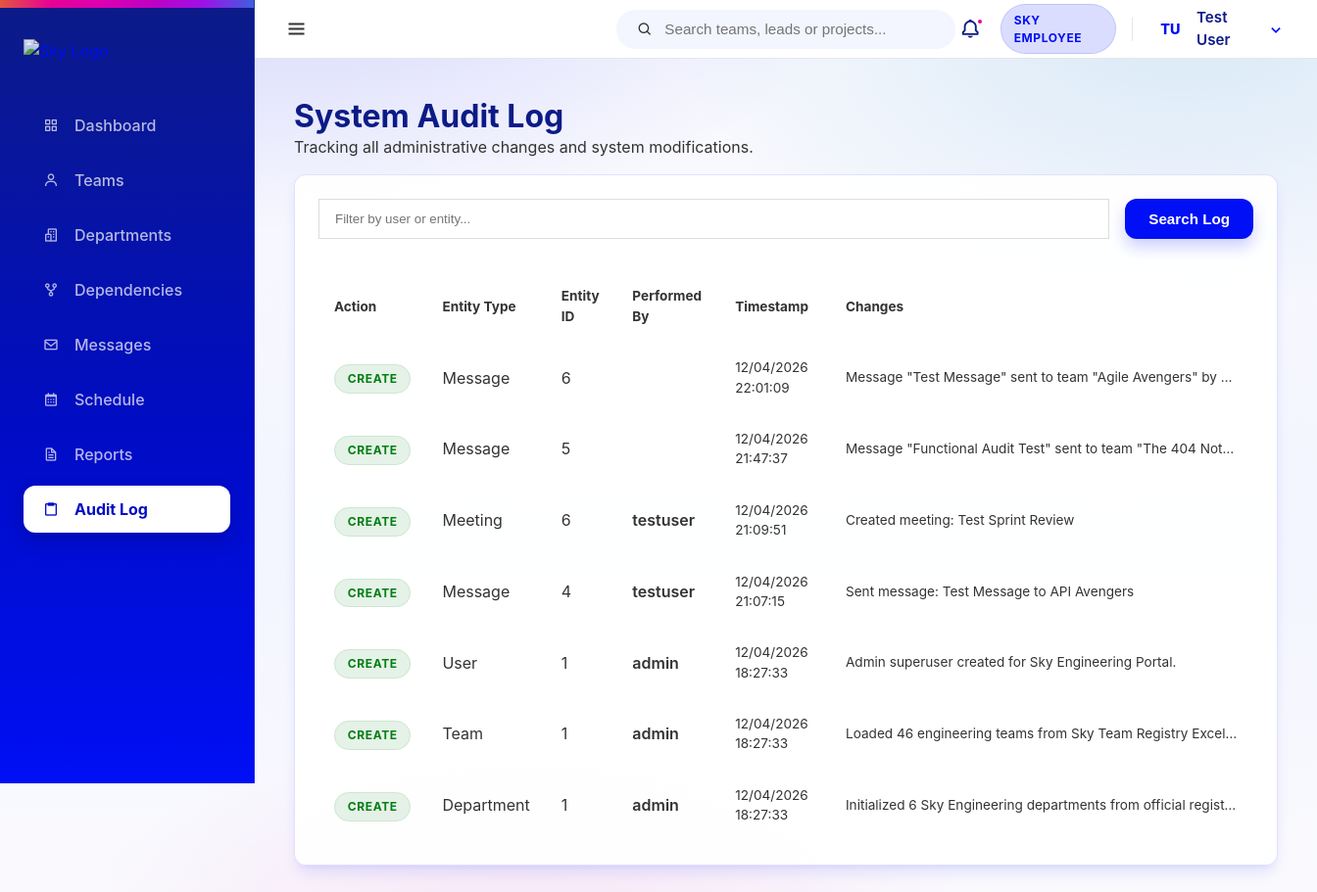
Page /dashboard/audit/ (signed in) on the committed database.
### core/models.py (models this page shows, shortened)
class User(AbstractUser):
    class Meta:
        verbose_name = 'User'
        verbose_name_plural = 'Users'

class AuditLog(models.Model):
    audit_id = models.AutoField(primary_key=True)
    actor_user = models.ForeignKey(User, on_delete=models.SET_NULL, null=True, blank=True, related_name='audit_actions')
    ACTION_CHOICES = [
        ('CREATE', 'Create'),
        ('UPDATE', 'Update'),
        ('DELETE', 'Delete'),
    ]
    action_type = models.CharField(max_length=10, choices=ACTION_CHOICES)
    entity_type = models.CharField(max_length=50) # Team/Department/User etc.
    entity_id = models.IntegerField()
    action_changed_at = models.DateTimeField(auto_now_add=True)
    change_summary = models.TextField()

### core/views.py (the view)
# urls.py: path('audit/', views.audit_log, name='audit_log'),
@login_required
def audit_log(request):
    logs = AuditLog.objects.all().order_by('-action_changed_at')
    return render(request, 'audit_log.html', {'logs': logs})

### templates/audit_log.html (shortened to what this page needs)
{% extends 'base.html' %}
{% block content %}
<div class="header mb-2">
    <h1>System Audit Log</h1>
    <p class="text-muted">Tracking all administrative changes and system modifications.</p>
</div>
<div class="card">
    <div style="margin-bottom: 2rem; display: flex; gap: 1rem;">
        <input type="text" placeholder="Filter by user or entity..." style="padding: 0.75rem 1rem; border-radius: var(--border-radius); border: 1px solid #ddd; flex: 1;">
        <button class="btn btn-primary">Search Log</button>
    </div>
    <table style="width: 100%; border-collapse: collapse;">
        <thead>
            <tr style="text-align: left; border-bottom: 2px solid var(--surface-strong); color: var(--text-muted); font-size: 0.85rem;">
                <th style="padding: 1rem;">Action</th>
                <th style="padding: 1rem;">Entity Type</th>
                <th style="padding: 1rem;">Entity ID</th>
                <th style="padding: 1rem;">Performed By</th>
                <th style="padding: 1rem;">Timestamp</th>
                <th style="padding: 1rem;">Changes</th>
            </tr>
        </thead>
        <tbody>
            {% for log in logs %}
            <tr style="border-bottom: 1px solid var(--surface-strong);">
                <td style="padding: 1rem;">
                    <span class="badge {% if log.action_type == 'CREATE' %}badge-green{% elif log.action_type == 'DELETE' %}badge-red{% else %}badge-blue{% endif %}">
                        {{ log.action_type }}
                    </span>
                </td>
                <td style="padding: 1rem;">{{ log.entity_type }}</td>
                <td style="padding: 1rem;">{{ log.entity_id }}</td>
                <td style="padding: 1rem; font-weight: 600;">{{ log.actor_user.username }}</td>
                <td style="padding: 1rem; font-size: 0.85rem; color: var(--text-muted);">{{ log.action_changed_at|date:"d/m/Y H:i:s" }}</td>
                <td style="padding: 1rem;">
                    <div style="font-size: 0.85rem; max-width: 400px; white-space: nowrap; overflow: hidden; text-overflow: ellipsis;" title="{{ log.change_summary }}">
                        {{ log.change_summary }}
                    </div>
                </td>
            </tr>
            {% empty %}
            <tr>
                <td colspan="6" style="padding: 2rem; text-align: center; color: var(--text-muted);">No logs available.</td>
            </tr>
            {% endfor %}
        </tbody>
    </table>
</div>
{% endblock %}

### templates/base.html (shortened to what this page needs)
{% load static %}
<!DOCTYPE html>
<html lang="en">
<head>
    <link rel="stylesheet" href="{% static 'css/sky-layout.css' %}">
    <link rel="stylesheet" href="{% static 'css/style.css' %}">
    <link href='https://unpkg.com/boxicons@2.1.4/css/boxicons.min.css' rel='stylesheet'>
</head>
<body>
    <div class="app-container">
        <nav class="sidebar">
            <div class="sidebar-header">
                <a href="{% url 'core:dashboard' %}" class="logo-link">
                    <img src="{% static 'images/Sky-spectrum-rgb.png' %}" alt="Sky Logo" class="sky-logo-img sidebar-logo">
                </a>
            </div>
            <ul class="nav-links">
                <li class="nav-item">
                    <a href="{% url 'core:dashboard' %}" class="nav-link {% if request.resolver_match.url_name == 'dashboard' %}active{% endif %}">
                        <i class='bx bx-grid-alt'></i> <span class="nav-label">Dashboard</span>
                    </a>
                </li>
                <li class="nav-item">
                    <a href="{% url 'teams:team_list' %}" class="nav-link {% if 'teams' in request.path %}active{% endif %}">
                        <i class='bx bx-user'></i> <span class="nav-label">Teams</span>
                    </a>
                </li>
                <li class="nav-item">
                    <a href="{% url 'organisation:org_chart' %}" class="nav-link {% if 'organisation' in request.path and 'dependencies' not in request.path %}active{% endif %}">
                        <i class='bx bx-buildings' ></i> <span class="nav-label">Departments</span>
                    </a>
                </li>
                <li class="nav-item">
                    <a href="{% url 'organisation:dependencies' %}" class="nav-link {% if 'dependencies' in request.path %}active{% endif %}">
                        <i class='bx bx-git-repo-forked' ></i> <span class="nav-label">Dependencies</span>
                    </a>
                </li>
                <li class="nav-item">
                    <a href="{% url 'messages_app:inbox' %}" class="nav-link {% if 'messages' in request.path %}active{% endif %}">
                        <i class='bx bx-envelope' ></i> <span class="nav-label">Messages</span>
                    </a>
                </li>
                <li class="nav-item">
                    <a href="{% url 'schedule:calendar' %}" class="nav-link {% if 'schedule' in request.path %}active{% endif %}">
                        <i class='bx bx-calendar' ></i> <span class="nav-label">Schedule</span>
                    </a>
                </li>
                <li class="nav-item">
                    <a href="{% url 'reports:reports_home' %}" class="nav-link {% if 'reports' in request.path %}active{% endif %}">
                        <i class='bx bx-file' ></i> <span class="nav-label">Reports</span>
                    </a>
                </li>
                <li class="nav-item">
                    <a href="{% url 'core:audit_log' %}" class="nav-link {% if 'audit' in request.path %}active{% endif %}">
                        <i class='bx bx-clipboard' ></i> <span class="nav-label">Audit Log</span>
                    </a>
                </li>
            </ul>
            </nav>
        <div class="main-wrapper">
            <header class="top-navbar" style="display: flex; align-items: center; justify-content: space-between; height: 60px;">
                <div class="navbar-left">
                    <button id="sidebar-toggle" class="sidebar-toggle-btn" aria-label="Toggle Sidebar">
                        <i class='bx bx-menu'></i>
                    </button>
                </div>
                <div class="navbar-middle">
                    <div class="search-bar-container" id="global-search">
                        <div class="search-bar">
                            <i class='bx bx-search'></i>
                            <input type="text" placeholder="Search teams, leads or projects..." id="search-input">
                        </div>
                    </div>
                </div>
                <div class="navbar-right" style="display: flex; align-items: center; gap: 12px;">
                    <div class="notification-bell" style="display: flex; align-items: center; justify-content: center;">
                        <i class='bx bx-bell'></i>
                        <span class="pulse-dot"></span>
                    </div>
                    <span class="badge badge-blue" style="vertical-align: middle; display: inline-flex; align-items: center;">SKY EMPLOYEE</span>
                    <div class="nav-user-dropdown" id="user-dropdown-container" style="display: flex; align-items: center;">
                        <div class="nav-avatar-trigger" id="user-dropdown-btn" style="display: flex; align-items: center;">
                            <div class="avatar-circle small">
                                {% if user.first_name %}{{ user.first_name|first|upper }}{% else %}{{ user.username|first|upper }}{% endif %}{% if user.last_name %}{{ user.last_name|first|upper }}{% endif %}
                            </div>
                            <span class="user-fullname">{{ user.get_full_name|default:user.username }}</span>
                            <i class='bx bx-chevron-down'></i>
                        </div>
                    </div>
                </div>
            </header>
            <main class="content-area animate-slide-up">
                {% block content %}{% endblock %}
            </main>
        </div>
    </div>
</body>
</html>

### assets/css/style.css (style rules this page uses)
.card { background: var(--card); border: 1px solid var(--border); box-shadow: var(--shadow-md); border-radius: var(--radius); padding: 1.5rem; transition: transform 0.3s ease, box-shadow 0.3s ease; position: relative; overflow: hidden; }
.btn { padding: 0.75rem 1.5rem; border-radius: 12px; font-weight: 700; font-size: 0.95rem; cursor: pointer; transition: all 0.2s cubic-bezier(0.4, 0, 0.2, 1); display: inline-flex; align-items: center; justify-content: center; gap: 0.75rem; }
.btn-primary { background: var(--sky-primary); color: #fff; border: none; box-shadow: 0 8px 16px rgba(0, 15, 245, 0.2); }
.badge { padding: 0.4rem 0.8rem; border-radius: 99px; font-size: 0.75rem; font-weight: 700; letter-spacing: 0.05em; }
.badge-blue { background: var(--sky-tint-14); color: var(--sky-primary); border: 1px solid var(--border); }
.badge-green { background: rgba(0, 126, 19, 0.1); color: var(--sky-positive); border: 1px solid rgba(0, 126, 19, 0.1); }
.animate-slide-up { animation: fadeInSlideUp 0.5s cubic-bezier(0.16, 1, 0.3, 1) forwards; }
.avatar-circle { width: 36px; height: 36px; background: white; color: var(--sky-primary); border-radius: 50%; display: flex; align-items: center; justify-content: center; font-weight: 800; font-size: 0.85rem; }
.notification-bell { position: relative; font-size: 1.4rem; color: var(--sky-header-blue); cursor: pointer; width: 38px; height: 38px; border-radius: 50%; display: flex; align-items: center; justify-content: center; transition: background 0.2s ease; }
.pulse-dot { width: 8px; height: 8px; background: var(--sky-spectrum-2); border-radius: 50%; border: 2px solid white; margin-left: -5px; margin-top: -15px; position: relative; }
.pulse-dot::before { content: ''; position: absolute; width: 100%; height: 100%; top: 0; left: 0; background: inherit; border-radius: 50%; animation: statusPulse 2s infinite; z-index: -1; }
.animate-slide-up { opacity: 0; transform: translateY(20px); animation: fadeInSlideUp 0.6s cubic-bezier(0.16, 1, 0.3, 1) forwards; }
.mb-2 { margin-bottom: 1rem; }
.sidebar-toggle-btn { background: transparent; border: none; font-size: 1.5rem; color: var(--sky-text); cursor: pointer; display: flex; align-items: center; justify-content: center; border-radius: 8px; padding: 0.4rem; transition: all 0.2s ease; }
.sidebar { transition: width 0.3s ease; overflow-x: hidden; }
.main-wrapper { margin-left: 260px; transition: margin-left 0.3s ease; }
.nav-link { white-space: nowrap; overflow: hidden; align-items: center; }
.nav-label { transition: opacity 0.2s ease; opacity: 1; }
.sky-logo-img.sidebar-logo { transition: opacity 0.2s ease; width: 100%; }
.nav-user-dropdown { position: relative; }
.nav-avatar-trigger { display: flex; align-items: center; gap: 0.75rem; cursor: pointer; padding: 0.25rem 0.5rem; border-radius: 8px; transition: background 0.2s ease; }
.avatar-circle.small { width: 35px; height: 35px; font-size: 0.9rem; }
.user-fullname { font-weight: 600; color: var(--sky-header-blue); font-size: 0.95rem; }
.nav-avatar-trigger i { color: var(--sky-primary); font-size: 1.25rem; transition: transform 0.2s ease; }

### rows in the picture
User: first_name|first "T", last_name|first "U", get_full_name "Test User"
AuditLog: action_type "CREATE", entity_type "Message", entity_id "6", action_changed_at "12/04/2026 22:01:09", change_summary "Message \"Test Message\" sent to team \"Agile Avengers\" by…"
AuditLog: action_type "CREATE", entity_type "Message", entity_id "5", action_changed_at "12/04/2026 21:47:37", change_summary "Message \"Functional Audit Test\" sent to team \"The 404 Not…"
AuditLog: action_type "CREATE", entity_type "Meeting", entity_id "6", actor_user.username "testuser", action_changed_at "12/04/2026 21:09:51", change_summary "Created meeting: Test Sprint Review"
AuditLog: action_type "CREATE", entity_type "Message", entity_id "4", actor_user.username "testuser", action_changed_at "12/04/2026 21:07:15", change_summary "Sent message: Test Message to API Avengers"
AuditLog: action_type "CREATE", entity_type "User", entity_id "1", actor_user.username "admin", action_changed_at "12/04/2026 18:27:33", change_summary "Admin superuser created for Sky Engineering Portal."
AuditLog: action_type "CREATE", entity_type "Team", entity_id "1", actor_user.username "admin", action_changed_at "12/04/2026 18:27:33", change_summary "Loaded 46 engineering teams from Sky Team Registry Excel…"
AuditLog: action_type "CREATE", entity_type "Department", entity_id "1", actor_user.username "admin", action_changed_at "12/04/2026 18:27:33", change_summary "Initialized 6 Sky Engineering departments from official regist…"
